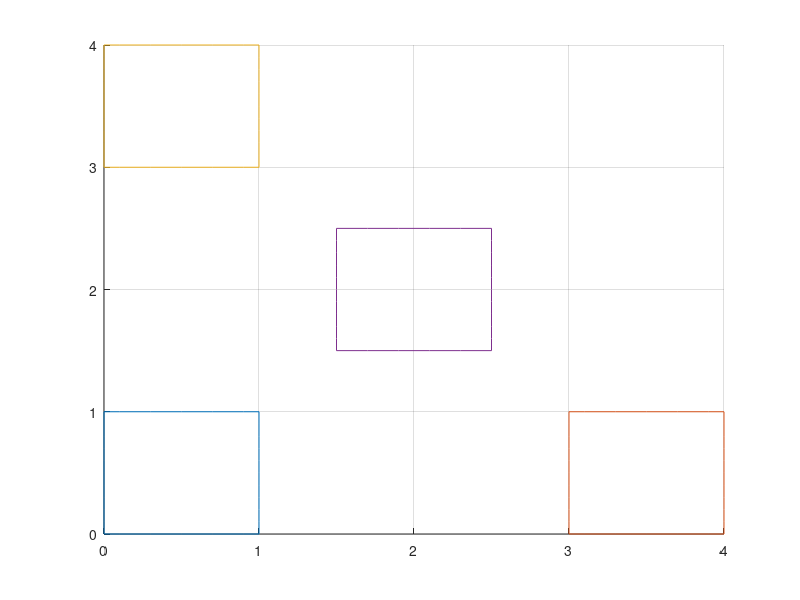
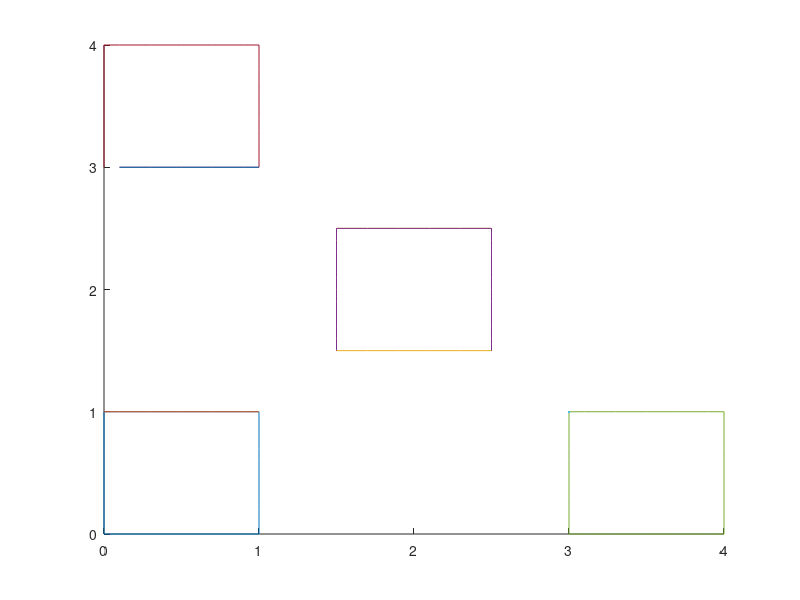
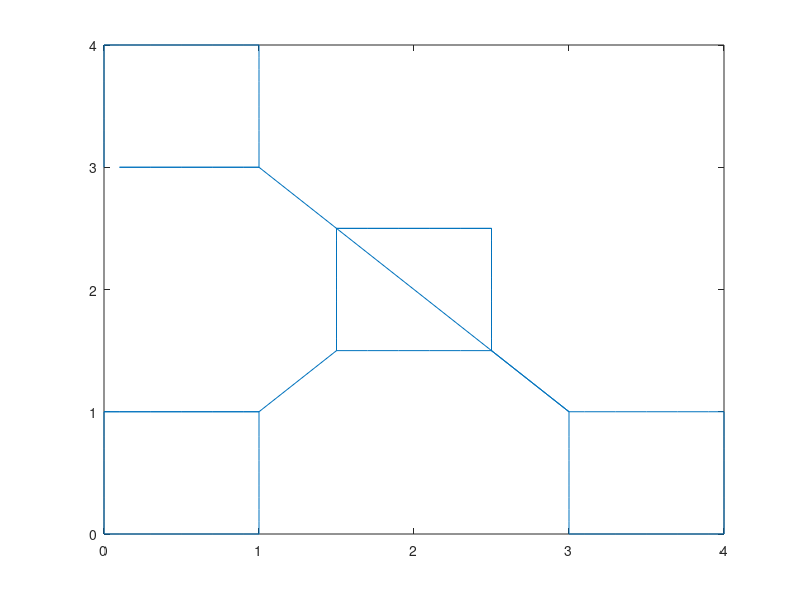

These charts were generated, in order, by the following MATLAB code:
clear;clc;close all;

warning('off','all')
warning

contourZero = zeros(1,11);
contourLength = 0:0.1:1;
contourLengthNegative = 1:-0.1:0;
contourOne = ones(1,11);

shapeX = [contourLength, contourOne, contourLengthNegative, contourZero];
shapeY = [contourZero, contourLength, contourOne, contourLengthNegative];

contours = struct('X',{},'Y',{},'m',{},'c',{},'backX',{},'backY',{});

contours(1).X = shapeX;
contours(1).Y = shapeY;

contours(2).X = shapeX+3;
contours(2).Y = shapeY;

contours(3).X = shapeX;
contours(3).Y = shapeY+3;

contours(4).X = shapeX+1.5;
contours(4).Y = shapeY+1.5;

figure
grid on
hold on

for i = 1:length(contours)
    m = [];
    c = [];
    for j = 1:length(contours(i).X)
        if j == length(contours(i).X)
            k = 1;
        else
            k = j;
        end
        x1 = contours(i).X(k);
        x2 = contours(i).X(k+1);
        y1 = contours(i).Y(k);
        y2 = contours(i).Y(k+1);
        coefficients = polyfit([x1, x2], [y1, y2], 1);
        m = [m, coefficients(1)];
        c = [c, coefficients(2)];
    end
    contours(i).m = m;
    contours(i).c = c;
end

allDist = [];
allStartX = [];
allStartY = [];
allEndX = [];
allEndY = [];
for g = 1:length(contours)
    minDist = [];
    endX = [];
    endY = [];
    startX = [];
    startY = [];
    for h = 1:length(contours)
        dist = [];
        x = [];
        y = [];
        x2 = [];
        y2 = [];
        for i = 1:length(contours(g).X)
            for j = 1:length(contours(h).X)
                d = sqrt((contours(h).X(j)-contours(g).X(i))^2+(contours(h).Y(j)-contours(g).Y(i))^2);
                coefficients = polyfit([contours(h).X(j), contours(g).X(i)], [contours(h).Y(j), contours(g).Y(i)], 1);
                m = coefficients(1);
                c = coefficients(2);
                save = 1;
%                 for k = 1:length(contours)
%                     for L = 1:length(contours(k).m)
%                         intercept = round((c-contours(k).c(L))/(contours(k).m(L)-m),3);
%                         v1 = round(contours(k).X(L),3);
%                         if L == length(contours(k).X)
%                             v2 = round(contours(k).X(1),3);
%                         else
%                             v2 = round(contours(k).X(L+1),3);
%                         end
%                         if ((v1<=intercept) && (intercept<=v2)) || ((v2<=intercept) && (intercept<=v1))
%                             if k ~= g && k ~= h
%                                 save = 0;
%                             end
%                         end
%                         %if k == 4 && ((g == 2 && h == 3)||(g == 3 && h == 2))
%                             fprintf('%d\t%d\t%d\t%d\t%d\t%d\t%d\t%d\n',k,L,g,h,intercept,v1,v2,save)
%                         %end
%                     end
%                 end
                if save == 1
                    dist = [dist, d];
                    x = [x,contours(g).X(i)];
                    y = [y,contours(g).Y(i)];
                    x2 = [x2,contours(h).X(j)];
                    y2 = [y2,contours(h).Y(j)];
                end
            end
        end
        [min_dist,idx] = min(dist(:));
        minDist = [minDist,min_dist];
        startX = [startX, x(idx)];
        startY = [startY, y(idx)];
        endX = [endX, x2(idx)];
        endY = [endY, y2(idx)];
    end
    allDist = [allDist; minDist];
    allStartX = [allStartX; startX];
    allStartY = [allStartY; startY];
    allEndX = [allEndX; endX];
    allEndY = [allEndY; endY];
end

allDist(~allDist) = inf;

[m,n] = size(allDist);
start = 1;
path = [];
path = [path,start];
for i = 1:m
    allDist(start,:) = inf;
    index = allDist(:,start);
    [val,start] = min(index((index > 0)));
    path = [path,start];
end
for i = 1:length(contours)
    plot(contours(i).X,contours(i).Y)
end

original = contours;

lineX = [];
lineY = [];
for i = 1:length(path)-1
    a = path(i);
    b = path(i+1);
    
    [~,sX] = find(contours(a).X==allStartX(a,b));
    [~,sY] = find(contours(a).Y==allStartY(a,b));
    
    index = intersect(sX,sY);
    index = index(1);

    contours(a).X = circshift(contours(a).X, -index);
    contours(a).Y = circshift(contours(a).Y, -index);    
end
for i = 1:length(path)-1
    a = path(i);
    b = path(i+1);
    
    [s,eX] = find(contours(b).X==allEndX(a,b));
    [d,eY] = find(contours(b).Y==allEndY(a,b));
    
    index1 = intersect(eX,eY);
    index1 = index1(1);
    
    contours(b).backX = (contours(b).X(index1:-1:1));
    contours(b).backY = (contours(b).Y(index1:-1:1));
end
figure
hold on
for i=1:length(path)-1
    plot(contours(path(i)).X,contours(path(i)).Y)
    plot(contours(path(i)).backX,contours(path(i)).backY)
end

figure
for i=1:length(path)-1
    lineX = [lineX,contours(path(i)).backX];
    lineY = [lineY,contours(path(i)).backY];
    lineX = [lineX,contours(path(i)).X];
    lineY = [lineY,contours(path(i)).Y];
end
plot(lineX,lineY)
